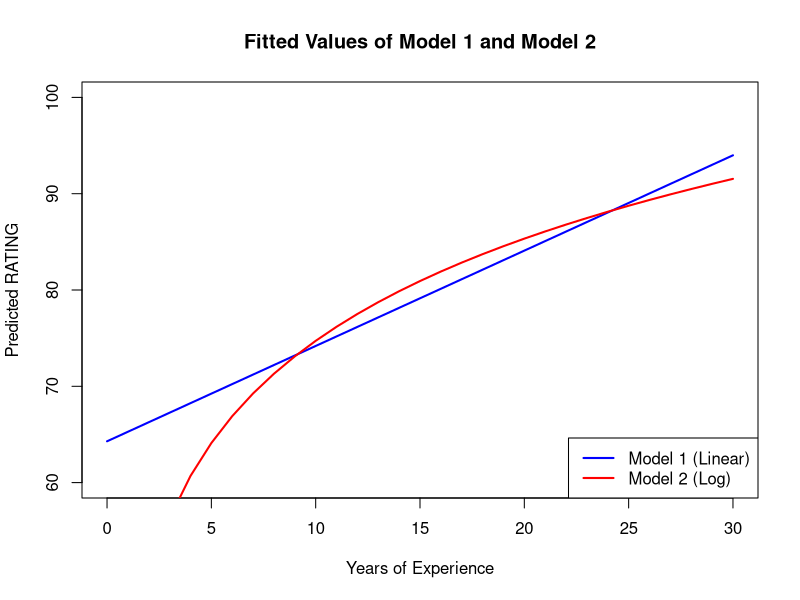

This chart was generated by the following R code:
#a.b.
# 設定經驗值範圍
exper1 <- 0:30  # Model 1 的範圍
exper2 <- 1:30  # Model 2 不能包含 0

# 計算對應的 RATING 值
rating_model1 <- 64.289 + 0.990 * exper1
rating_model2 <- 39.464 + 15.312 * log(exper2)

# 繪製 Model 1 (藍線)
plot(exper1, rating_model1, type="l", col="blue", lwd=2, ylim=c(60, 100),
     xlab="Years of Experience", ylab="Predicted RATING",
     main="Fitted Values of Model 1 and Model 2")

# 繪製 Model 2 (紅線)
lines(exper2, rating_model2, col="red", lwd=2)

# 加上圖例
legend("bottomright", legend=c("Model 1 (Linear)", "Model 2 (Log)"), 
       col=c("blue", "red"), lwd=2)


#c.d.
marginal_effect_model1 <- 0.990
marginal_effect_model1
marginal_effect_10 <- 15.312 / 10
marginal_effect_20 <- 15.312 / 20

marginal_effect_10
marginal_effect_20
